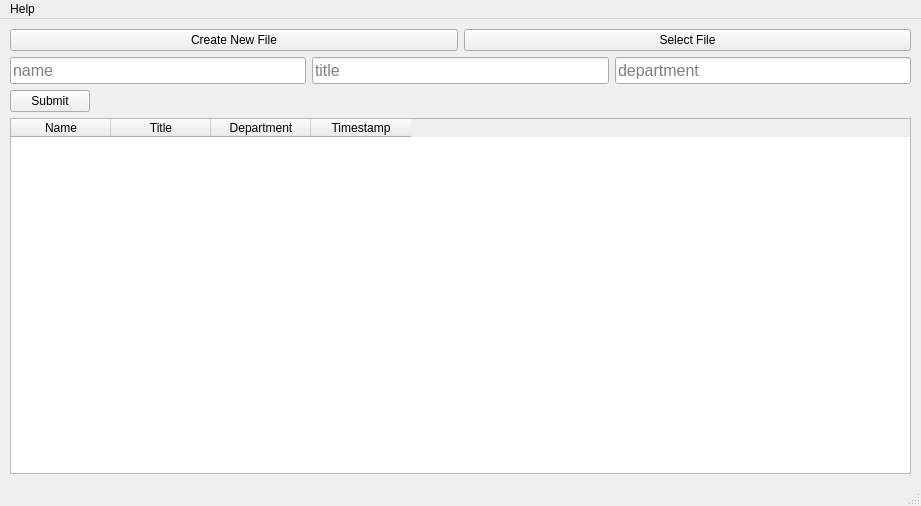
<?xml version="1.0" encoding="UTF-8"?>
<ui version="4.0">
 <class>MainWindow</class>
 <widget class="QMainWindow" name="MainWindow">
  <property name="geometry">
   <rect>
    <x>0</x>
    <y>0</y>
    <width>921</width>
    <height>506</height>
   </rect>
  </property>
  <property name="windowTitle">
   <string>CSV Tool</string>
  </property>
  <property name="windowIcon">
   <iconset>
    <normaloff>icon/ms_icon.jpg</normaloff>icon/ms_icon.jpg</iconset>
  </property>
  <widget class="QWidget" name="centralwidget">
   <layout class="QVBoxLayout" name="verticalLayout">
    <property name="leftMargin">
     <number>10</number>
    </property>
    <property name="topMargin">
     <number>10</number>
    </property>
    <property name="rightMargin">
     <number>10</number>
    </property>
    <property name="bottomMargin">
     <number>10</number>
    </property>
    <item>
     <layout class="QHBoxLayout" name="horizontalLayout_4">
      <item>
       <widget class="QPushButton" name="newFile_button">
        <property name="text">
         <string>Create New File</string>
        </property>
       </widget>
      </item>
      <item>
       <widget class="QPushButton" name="select_button">
        <property name="text">
         <string>Select File</string>
        </property>
       </widget>
      </item>
     </layout>
    </item>
    <item>
     <layout class="QHBoxLayout" name="horizontalLayout">
      <item>
       <widget class="QLineEdit" name="name_edit">
        <property name="font">
         <font>
          <pointsize>12</pointsize>
         </font>
        </property>
        <property name="placeholderText">
         <string>name</string>
        </property>
       </widget>
      </item>
      <item>
       <widget class="QLineEdit" name="title_edit">
        <property name="font">
         <font>
          <pointsize>12</pointsize>
         </font>
        </property>
        <property name="placeholderText">
         <string>title</string>
        </property>
       </widget>
      </item>
      <item>
       <widget class="QLineEdit" name="department_edit">
        <property name="font">
         <font>
          <pointsize>12</pointsize>
         </font>
        </property>
        <property name="placeholderText">
         <string>department</string>
        </property>
       </widget>
      </item>
     </layout>
    </item>
    <item>
     <layout class="QHBoxLayout" name="horizontalLayout_3">
      <item>
       <widget class="QPushButton" name="submit_button">
        <property name="sizePolicy">
         <sizepolicy hsizetype="Fixed" vsizetype="Fixed">
          <horstretch>0</horstretch>
          <verstretch>0</verstretch>
         </sizepolicy>
        </property>
        <property name="text">
         <string>Submit</string>
        </property>
       </widget>
      </item>
      <item>
       <spacer name="horizontalSpacer">
        <property name="orientation">
         <enum>Qt::Horizontal</enum>
        </property>
        <property name="sizeHint" stdset="0">
         <size>
          <width>40</width>
          <height>20</height>
         </size>
        </property>
       </spacer>
      </item>
     </layout>
    </item>
    <item>
     <widget class="QTableWidget" name="table">
      <property name="columnCount">
       <number>4</number>
      </property>
      <attribute name="verticalHeaderVisible">
       <bool>true</bool>
      </attribute>
      <column>
       <property name="text">
        <string>Name</string>
       </property>
      </column>
      <column>
       <property name="text">
        <string>Title</string>
       </property>
      </column>
      <column>
       <property name="text">
        <string>Department</string>
       </property>
      </column>
      <column>
       <property name="text">
        <string>Timestamp</string>
       </property>
      </column>
     </widget>
    </item>
   </layout>
  </widget>
  <widget class="QStatusBar" name="statusbar"/>
  <widget class="QMenuBar" name="menuBar">
   <property name="geometry">
    <rect>
     <x>0</x>
     <y>0</y>
     <width>921</width>
     <height>22</height>
    </rect>
   </property>
   <widget class="QMenu" name="menuHelp">
    <property name="title">
     <string>Help</string>
    </property>
    <addaction name="about_action"/>
    <addaction name="actionAbout_Qt"/>
   </widget>
   <addaction name="menuHelp"/>
  </widget>
  <action name="newFile_action">
   <property name="text">
    <string>New</string>
   </property>
   <property name="shortcut">
    <string>Ctrl+N</string>
   </property>
  </action>
  <action name="about_action">
   <property name="text">
    <string>About</string>
   </property>
  </action>
  <action name="open_action">
   <property name="text">
    <string>Open</string>
   </property>
   <property name="shortcut">
    <string>Ctrl+O</string>
   </property>
  </action>
  <action name="actionAbout_Qt">
   <property name="text">
    <string>About Qt</string>
   </property>
  </action>
 </widget>
 <resources/>
 <connections/>
</ui>
